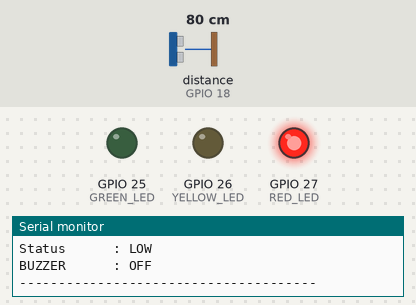
Recording of a program running on a simulated ESP32. Parts: output pins drawn as LEDs (lit = HIGH), the last lines printed to the serial monitor. Wiring (from diagram.json): ultrasonic range finder: trigger GPIO 5; echo GPIO 18. Inputs (shaded band) come from the test bench; at power-on: distance to the obstacle (sensor on GPIO 18) 80 cm. The echo pulse lasts 58.3 µs per cm; pins used as bus, display or sensor lines are not drawn.

Above: at 2.2 s.
2.3 s: distance to the obstacle (sensor on GPIO 18) set to 74 cm
4.2 s: distance to the obstacle (sensor on GPIO 18) set to 68 cm
At 5.5 s:
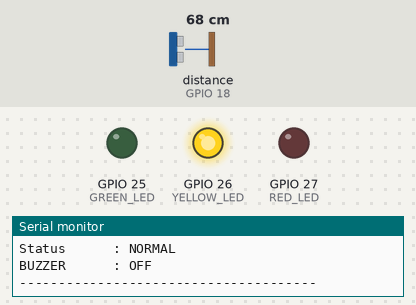
6.5 s: distance to the obstacle (sensor on GPIO 18) set to 23 cm
8.3 s: distance to the obstacle (sensor on GPIO 18) set to 19 cm
At 10.3 s:
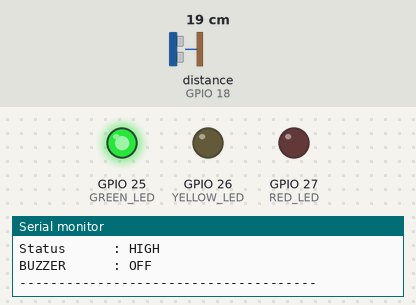
10.6 s: distance to the obstacle (sensor on GPIO 18) set to 35 cm
At 11.8 s:
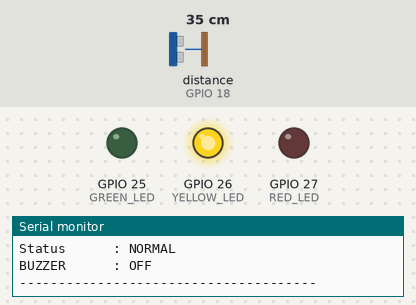
12.6 s: distance to the obstacle (sensor on GPIO 18) set to 2 cm
At 14.3 s:
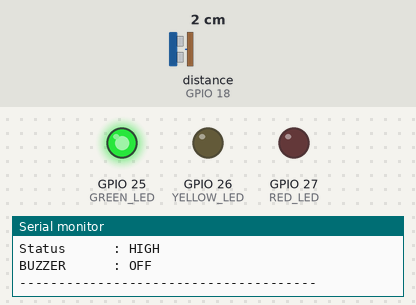
Timing chart, 0 to 15.6 s (numbered marks = the images above; inputs shaded):
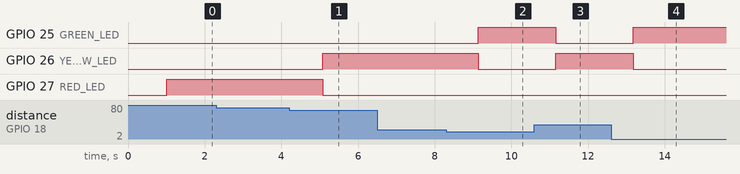

The program:

main.cpp
```cpp
#include <Arduino.h>

// ===============================
// PIN DEFINITIONS
// ===============================

#define TRIG_PIN 5
#define ECHO_PIN 18

#define GREEN_LED 25
#define YELLOW_LED 26
#define RED_LED 27

#define BUZZER_PIN 23

// ===============================
// TANK SETTINGS
// ===============================

const float TANK_HEIGHT = 100.0;

// ===============================
// SETUP
// ===============================

void setup()
{
    Serial.begin(115200);

    // HC-SR04
    pinMode(TRIG_PIN, OUTPUT);
    pinMode(ECHO_PIN, INPUT);

    // LEDs
    pinMode(GREEN_LED, OUTPUT);
    pinMode(YELLOW_LED, OUTPUT);
    pinMode(RED_LED, OUTPUT);

    // Buzzer
    pinMode(BUZZER_PIN, OUTPUT);

    // Initial state
    digitalWrite(TRIG_PIN, LOW);

    digitalWrite(GREEN_LED, LOW);
    digitalWrite(YELLOW_LED, LOW);
    digitalWrite(RED_LED, LOW);

    noTone(BUZZER_PIN);

    Serial.println();
    Serial.println("======================================");
    Serial.println("      SensorGrid Water Level");
    Serial.println("          ESP32 Project 1");
    Serial.println("======================================");
    Serial.println();

    delay(1000);
}

// ===============================
// MEASURE DISTANCE
// ===============================

float measureDistance()
{
    digitalWrite(TRIG_PIN, LOW);
    delayMicroseconds(2);

    digitalWrite(TRIG_PIN, HIGH);
    delayMicroseconds(10);

    digitalWrite(TRIG_PIN, LOW);

    long duration = pulseIn(ECHO_PIN, HIGH, 30000);

    if (duration == 0)
    {
        return -1;
    }

    float distance = duration * 0.0343 / 2.0;

    return distance;
}

// ===============================
// WATER LEVEL
// ===============================

float calculateWaterLevel(float distance)
{
    float waterLevel = TANK_HEIGHT - distance;

    if (waterLevel < 0)
    {
        waterLevel = 0;
    }

    if (waterLevel > TANK_HEIGHT)
    {
        waterLevel = TANK_HEIGHT;
    }

    return waterLevel;
}

// ===============================
// WATER PERCENTAGE
// ===============================

float calculatePercentage(float waterLevel)
{
    return (waterLevel / TANK_HEIGHT) * 100.0;
}

// ===============================
// LED + BUZZER CONTROL
// ===============================

void updateIndicators(float percentage, float distance)
{
    // Turn everything OFF first
    digitalWrite(GREEN_LED, LOW);
    digitalWrite(YELLOW_LED, LOW);
    digitalWrite(RED_LED, LOW);

    noTone(BUZZER_PIN);

    if (percentage > 80)
    {
        digitalWrite(GREEN_LED, HIGH);

        Serial.println("Status      : HIGH");
        Serial.println("BUZZER      : OFF");
    }

    else if (percentage >= 30)
    {
        digitalWrite(YELLOW_LED, HIGH);

        Serial.println("Status      : NORMAL");
        Serial.println("BUZZER      : OFF");
    }

    // -------------------------------
    // LOW
    // -------------------------------

    else
    {
        digitalWrite(RED_LED, HIGH);

        Serial.println("Status      : LOW");
        Serial.println("BUZZER      : OFF");
    }
}

// ===============================
// MAIN LOOP
// ===============================

void loop()
{
    float distance = measureDistance();

    // Sensor error
    if (distance < 0)
    {
        Serial.println("ERROR: Ultrasonic sensor timeout");

        noTone(BUZZER_PIN);

        delay(2000);
        return;
    }

    // Calculate water level
    float waterLevel = calculateWaterLevel(distance);

    // Calculate percentage
    float percentage = calculatePercentage(waterLevel);

    // Serial output
    Serial.println("--------------------------------------");

    Serial.print("Distance    : ");
    Serial.print(distance, 2);
    Serial.println(" cm");

    Serial.print("Water Level : ");
    Serial.print(waterLevel, 2);
    Serial.println(" cm");

    Serial.print("Percentage  : ");
    Serial.print(percentage, 2);
    Serial.println(" %");

    // Control LEDs and buzzer
    updateIndicators(percentage, distance);

    Serial.println("--------------------------------------");

    delay(1000);
}
```

Measured:
- the behaviour switches between 71 and 70 cm on distance to the obstacle (sensor on GPIO 18) (found by bisection; images 0 and 1)
- the behaviour switches between 21 and 20 cm on distance to the obstacle (sensor on GPIO 18) (found by bisection; images 1 and 2)
- after the input at 4.2 s, GPIO 26 (YELLOW_LED): LOW → HIGH after 0.88 s; GPIO 27 (RED_LED): HIGH → LOW after 0.88 s
- after the input at 8.3 s, GPIO 25 (GREEN_LED): LOW → HIGH after 0.83 s; GPIO 26 (YELLOW_LED): HIGH → LOW after 0.83 s
- after the input at 10.6 s, GPIO 25 (GREEN_LED): HIGH → LOW after 0.56 s; GPIO 26 (YELLOW_LED): LOW → HIGH after 0.56 s
- after the input at 12.6 s, GPIO 25 (GREEN_LED): LOW → HIGH after 0.58 s; GPIO 26 (YELLOW_LED): HIGH → LOW after 0.58 s
